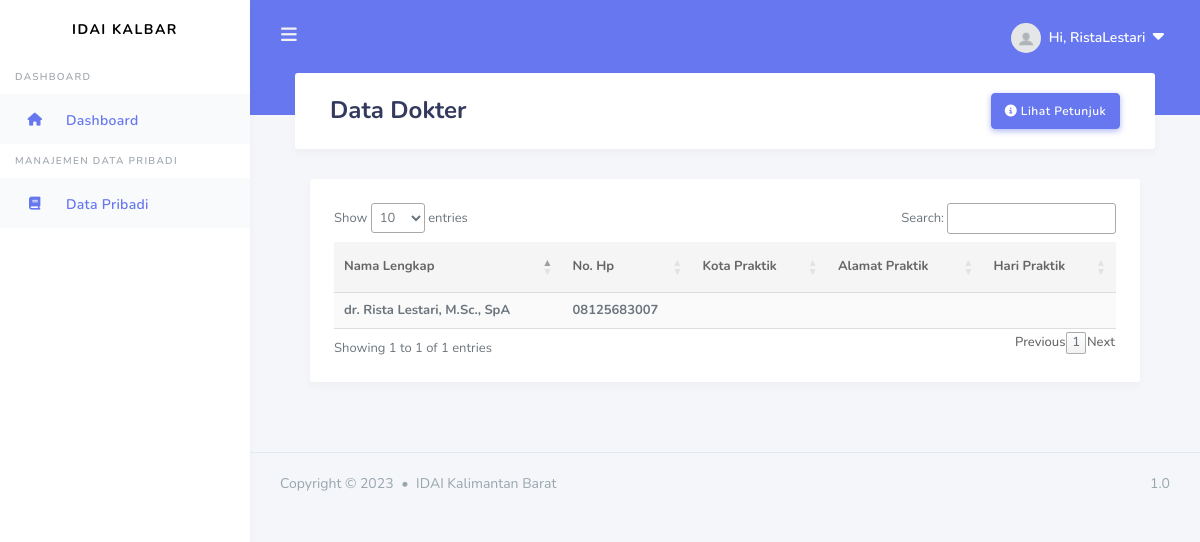
The app's page /data-dokter (signed in) with its own data.
### apps/models.py (models this page shows, shortened)
class User(db.Model, UserMixin):
    id = db.Column(db.Integer, primary_key=True)
    username = db.Column(db.String(20), unique=True, nullable=False)
    email = db.Column(db.String(100), unique=True, nullable=False)
    image_file = db.Column(db.String(20), nullable=False, default='default.jpg')
    password = db.Column(db.String(20), nullable=False)
    articles = db.relationship('Article', backref='author', lazy=True)
    news = db.relationship('News', backref='author', lazy=True)
    galleries = db.relationship('Gallery', backref='author', lazy=True)
    image_galleries = db.relationship('Images_Gallery', backref='author', lazy=True)
    berkas = db.relationship('DataDokter', backref='owner', lazy=True, uselist=False)
    roles_id = db.Column(db.Integer, db.ForeignKey('roles.id'), nullable=False, default=2)

class DataDokter(db.Model):
    id = db.Column(db.Integer, primary_key=True)
    nama_lengkap = db.Column(db.String(100), unique=True, nullable=False)
    no_hp = db.Column(db.String(100), unique=True, nullable=False)
    batas_sip = db.Column(db.Date, nullable=False)
    status_data = db.Column(db.Boolean, default=False, nullable=False)
    user_id = db.Column(db.Integer, db.ForeignKey('user.id'), nullable=False)

### apps/doctors/routes.py (the view)
@doctors.route("/data-dokter", methods=['GET', 'POST'])
@login_required
def data_dokter():
    role = Roles.query.filter_by(id=current_user.roles_id).first()
    cekdata = DataDokter.query.filter_by(user_id=current_user.id).first()
    data = DataDokter.query.all()
    data_tp = TempatPraktik.query.all()
    return render_template('users/doctor/data_dokter.html', title='Data Dokter', legend='Data Dokter', data=data, roles=current_user.role.title, data_valid = cekdata.status_data, data_tp=data_tp)

### apps/models.py (called while the page is built)
@login_manager.user_loader
def load_user(user_id):
    return User.query.get(int(user_id))

### apps/templates/users/doctor/data_dokter.html (shortened to what this page needs)
{% extends "layouts/base_dashboard.html" %}
{% block header %}
<div class="container">
    <h1> {{ title }}</h1>
    <button type="button" class="btn btn-primary float-right" data-toggle="modal" data-target="#modalll">
        <i class="fa-solid fa-circle-info"></i>&nbsp;Lihat Petunjuk
    </button>
</div>
{% endblock header %}
{% block content %}
    <div class="container col-12 col-md-12 col-lg-12">
        <div class="card">
            <section class="m-4">
                <table id="data" class="table table-striped table-hover">
                    <thead>
                        <tr>
                            <th scope="col">Nama Lengkap</th>
                            <th scope="col">No. Hp</th>
                            <th scope="col">Kota Praktik</th>
                            <th scope="col">Alamat Praktik</th>
                            <th scope="col">Hari Praktik</th>
                        </tr>
                        </thead>
                        <tbody>
                        {% for d in data %}
                        <tr>
                            <th>{{ d.nama_lengkap }}</th>
                            <th>{{ d.no_hp }}</th>
                            <th>{{ d.kota_praktik }}</th>
                            <th>{{ d.alamat_praktik }}</th>
                            <th>{{ d.hari_praktik }}</th>
                        </tr>
                        {% endfor %}
                        </tbody>
                </table>
            </section>
        </div>
    </div>
{% endblock content%}

### apps/templates/includes/header.html (shortened to what this page needs)
<div class="navbar-bg"></div>
    <nav class="navbar navbar-expand-lg main-navbar">
      <form class="form-inline mr-auto">
        <ul class="navbar-nav mr-3">
          <li><a href="#" data-toggle="sidebar" class="nav-link nav-link-lg"><i class="fas fa-bars"></i></a></li>
        </ul>
      </form>
      <ul class="navbar-nav navbar-right">
        <li class="dropdown"><a href="#" data-toggle="dropdown" class="nav-link notification-toggle nav-link-lg nav-link-user"><img src="{{ url_for ('static', filename='assets/img/profile_pics/default.jpg') }}" alt="" class="rounded-circle mr-1">
          <div class="d-sm-none d-lg-inline-block">Hi, {{ current_user.username}} &nbsp;<small><i class="fa-solid fa-caret-down"></i></small></div></a>
        </li>
      </ul>
    </nav>

### records on screen
User: username "RistaLestari"
DataDokter: nama_lengkap "dr. Rista Lestari, M.Sc., SpA", no_hp "08125683007"

### other values on screen
{{ title }} "Data Dokter"
